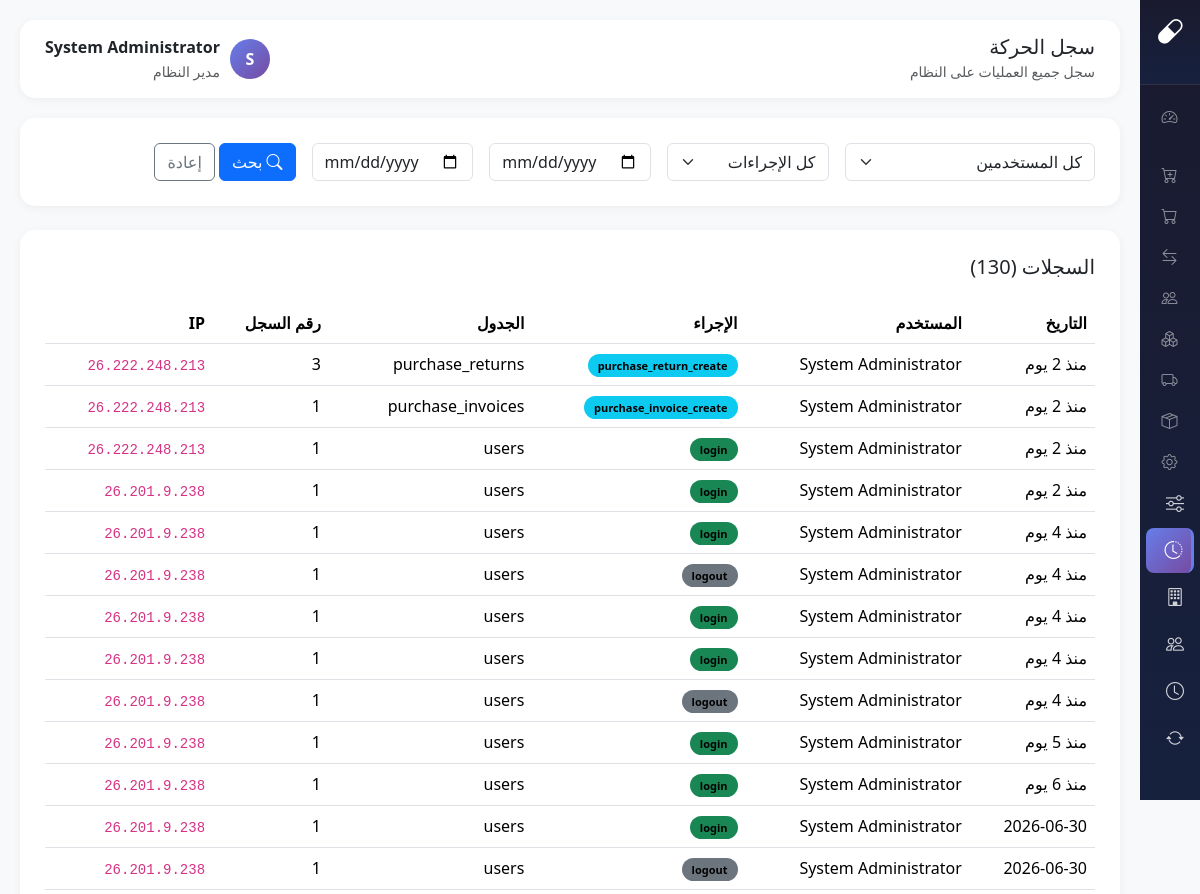
/modules/customer-requests/activity-log.php (signed in, upper part), run on an earlier commit of the app's database.
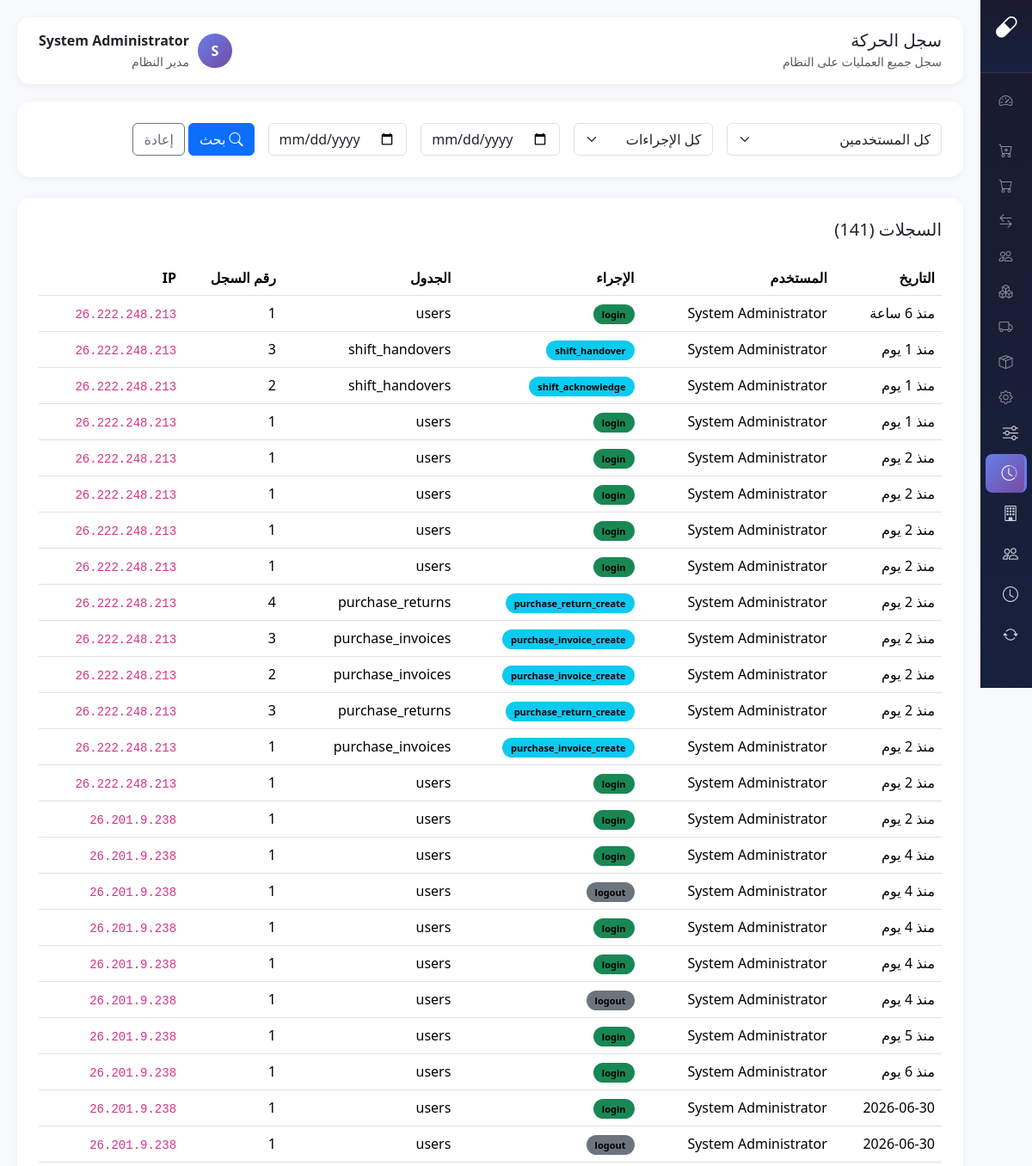
And on a later commit of the database.
### tables this page shows
CREATE TABLE `activity_logs` (
  `id` int(11) NOT NULL,
  `user_id` int(11) DEFAULT NULL,
  `user_name` varchar(100) DEFAULT NULL,
  `action` varchar(50) NOT NULL,
  `table_name` varchar(50) DEFAULT NULL,
  `record_id` int(11) DEFAULT NULL,
  `old_value` text DEFAULT NULL,
  `new_value` text DEFAULT NULL,
  `ip_address` varchar(50) DEFAULT NULL,
  `created_at` timestamp NOT NULL DEFAULT current_timestamp()
);

CREATE TABLE `users` (
  `id` int(11) NOT NULL,
  `username` varchar(50) NOT NULL,
  `password` varchar(255) NOT NULL,
  `full_name` varchar(100) NOT NULL,
  `role` enum('admin','pharmacist','purchaser','cashier') DEFAULT 'pharmacist',
  `branch_code` varchar(20) DEFAULT NULL,
  `phone` varchar(20) DEFAULT NULL,
  `is_active` tinyint(1) DEFAULT 1,
  `last_login` datetime DEFAULT NULL,
  `created_at` timestamp NOT NULL DEFAULT current_timestamp(),
  `updated_at` timestamp NOT NULL DEFAULT current_timestamp() ON UPDATE current_timestamp()
);

### core/config.php (called while the page is built, shortened)
<?php
function timeAgo($datetime) {
    $time = strtotime($datetime);
    $now = time();
    $diff = $now - $time;
    if ($diff < 86400) return 'منذ ' . floor($diff / 3600) . ' ساعة';
    if ($diff < 604800) return 'منذ ' . floor($diff / 86400) . ' يوم';
    return date('Y-m-d', $time);
}

### modules/customer-requests/activity-log.php (the view, shortened to what this page needs)
<?php
require_once __DIR__ . '/../../core/config.php';
$db = getDB();
$date_from = $_GET['date_from'] ?? '';
$date_to = $_GET['date_to'] ?? '';
$sql = "SELECT al.*, u.full_name as user_name
        FROM activity_logs al
        LEFT JOIN users u ON al.user_id = u.id
        WHERE 1=1";
$params = [];
$sql .= " ORDER BY al.created_at DESC LIMIT 500";
$stmt = $db->prepare($sql);
$stmt->execute($params);
$logs = $stmt->fetchAll();
$page_title = 'سجل الحركة';
?>
<!DOCTYPE html>
<html lang="ar" dir="rtl">
<head>
    <link href="https://cdn.jsdelivr.net/npm/bootstrap@5.3.2/dist/css/bootstrap.rtl.min.css" rel="stylesheet">
    <link href="https://cdn.jsdelivr.net/npm/bootstrap-icons@1.11.1/font/bootstrap-icons.css" rel="stylesheet">
</head>
<body>
 <?php require_once __DIR__ . '/../../includes/sidebar.php'; ?>
    <div class="main-content">
        <div class="topbar">
            <div><h5 class="mb-0"><?= $page_title ?></h5><small class="text-muted">سجل جميع العمليات على النظام</small></div>
            <div class="d-flex align-items-center">
                <div class="user-avatar" style="width:40px;height:40px;border-radius:50%;background:linear-gradient(135deg, var(--primary), var(--secondary));color:white;display:flex;align-items:center;justify-content:center;font-weight:700;margin-left:10px;"><?= mb_substr($_SESSION['user_name'], 0, 1) ?></div>
                <div><div class="fw-bold"><?= $_SESSION['user_name'] ?></div><small class="text-muted"><?= $_SESSION['user_role'] === 'admin' ? 'مدير النظام' : 'صيدلي' ?></small></div>
            </div>
        </div>
        <div class="content-card mb-4">
            <form method="GET" class="row g-3">
                <div class="col-md-3">
                    <select class="form-select" name="user">
                        <option value="">كل المستخدمين</option>
                    </select>
                </div>
                <div class="col-md-2">
                    <select class="form-select" name="action">
                        <option value="">كل الإجراءات</option>
                    </select>
                </div>
                <div class="col-md-2">
                    <input type="date" class="form-control" name="date_from" value="<?= $date_from ?>" placeholder="من">
                </div>
                <div class="col-md-2">
                    <input type="date" class="form-control" name="date_to" value="<?= $date_to ?>" placeholder="إلى">
                </div>
                <div class="col-md-3">
                    <button type="submit" class="btn btn-primary"><i class="bi bi-search me-1"></i>بحث</button>
                    <a href="activity-log.php" class="btn btn-outline-secondary">إعادة</a>
                </div>
            </form>
        </div>
        <div class="content-card">
            <h5 class="mb-4">السجلات (<?= count($logs) ?>)</h5>
            <div class="table-responsive">
                <table class="table table-hover">
                    <thead>
                        <tr>
                            <th>التاريخ</th>
                            <th>المستخدم</th>
                            <th>الإجراء</th>
                            <th>الجدول</th>
                            <th>رقم السجل</th>
                            <th>IP</th>
                        </tr>
                    </thead>
                    <tbody>
                        <?php foreach ($logs as $log): ?>
                        <tr class="log-row">
                            <td><?= timeAgo($log['created_at']) ?></td>
                            <td><?= $log['user_name'] ?? 'System' ?></td>
                            <td>
                                <span class="action-badge bg-<?=
                                    $log['action'] === 'login' ? 'success' :
                                    ($log['action'] === 'logout' ? 'secondary' :
                                    ($log['action'] === 'create' ? 'primary' :
                                    ($log['action'] === 'update' ? 'warning' :
                                    ($log['action'] === 'delete' ? 'danger' : 'info')))) ?>">
                                    <?= $log['action'] ?>
                                </span>
                            </td>
                            <td><?= $log['table_name'] ?? '-' ?></td>
                            <td><?= $log['record_id'] ?? '-' ?></td>
                            <td><code><?= $log['ip_address'] ?></code></td>
                        </tr>
                        <?php endforeach; ?>
                    </tbody>
                </table>
            </div>
        </div>
    </div>
</body>
</html>

What changed in the data, as far as the page shows it:
added activity_logs: created_at "منذ 6 ساعة", user.full_name "System Administrator", action "login", table_name "users", record "1", ip_address "26.222.248.213"
added activity_logs: created_at "منذ 1 يوم", user.full_name "System Administrator", action "shift_handover", table_name "shift_handovers", record "3", ip_address "26.222.248.213"
added activity_logs: created_at "منذ 1 يوم", user.full_name "System Administrator", action "shift_acknowledge", table_name "shift_handovers", record "2", ip_address "26.222.248.213"
added activity_logs: created_at "منذ 1 يوم", user.full_name "System Administrator", action "login", table_name "users", record "1", ip_address "26.222.248.213"
added activity_logs: created_at "منذ 2 يوم", user.full_name "System Administrator", action "login", table_name "users", record "1", ip_address "26.222.248.213"
added activity_logs: created_at "منذ 2 يوم", user.full_name "System Administrator", action "login", table_name "users", record "1", ip_address "26.222.248.213"
added activity_logs: created_at "منذ 2 يوم", user.full_name "System Administrator", action "login", table_name "users", record "1", ip_address "26.222.248.213"
added activity_logs: created_at "منذ 2 يوم", user.full_name "System Administrator", action "login", table_name "users", record "1", ip_address "26.222.248.213"
added activity_logs: created_at "منذ 2 يوم", user.full_name "System Administrator", action "purchase_return_create", table_name "purchase_returns", record "4", ip_address "26.222.248.213"
added activity_logs: created_at "منذ 2 يوم", user.full_name "System Administrator", action "purchase_invoice_create", table_name "purchase_invoices", record "3", ip_address "26.222.248.213"
added activity_logs: created_at "منذ 2 يوم", user.full_name "System Administrator", action "purchase_invoice_create", table_name "purchase_invoices", record "2", ip_address "26.222.248.213"
Also different on the page:
count($logs): "130" → "141"
